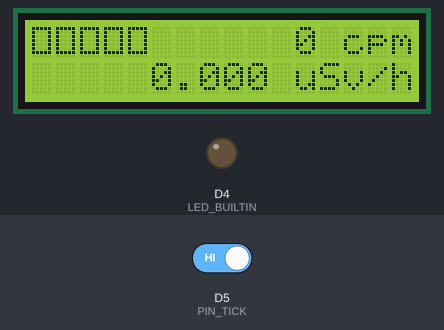
This program was run on a simulated ESP8266 (Wemos D1 mini). On the bench: 16×2 character LCD, output pins drawn as LEDs (lit = HIGH, except the on-board LED, lit = LOW). The inputs (shaded band) are chosen by the test bench; at power-on: D5 (PIN_TICK) HIGH. What the program prints to the serial monitor is not drawn.

Above: at 3.6 s.
3.7 s: D5 (PIN_TICK) driven LOW
At 6.4 s:
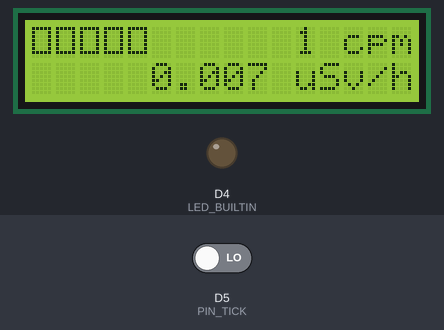
Timing chart, 0 to 7.9 s (numbered marks = the images above; inputs shaded):
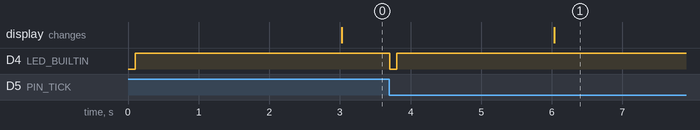

The program:

main.cpp
```cpp
#include <Arduino.h>
#include <LiquidCrystal_I2C.h>

LiquidCrystal_I2C lcd(0x27, 16, 2);

// the total count value
static volatile unsigned long counts = 0;
static volatile unsigned long triggered = 0;

static int secondcounts[60];
static unsigned long int secidx_prev = 0;
static unsigned long int count_prev = 0;
static unsigned long int second_prev = 0;

static unsigned long int lastTick = 0;

static bool ledState = false;

static const float SIEVERT_CONVERSION_FACTOR = 153.8;

#define PIN_TICK D5

#define MQTT_HOST "mosquitto.space.revspace.nl"
#define MQTT_PORT 1883

#define TOPIC_GEIGER "revspace/sensors/geiger"

#define LOG_PERIOD 3

static const char CHAR_SMILEY[8] = {
    B00000,
    B10001,
    B00000,
    B00000,
    B10001,
    B01110,
    B00000,
};

static const char CHAR_FULL[8] = {
    B11111,
    B11111,
    B11111,
    B11111,
    B11111,
    B11111,
    B11111,
};

static const char CHAR_EMPTY[8] = {
    B11111,
    B10001,
    B10001,
    B10001,
    B10001,
    B10001,
    B11111,
};

// interrupt routine
IRAM_ATTR static void tube_impulse(void)
{
  counts++;
  triggered++;
  lastTick = millis();
  ledState = !ledState;
}

void setup()
{
  Serial.begin(115200);
  // initialize LCD
  lcd.init();
  // turn on LCD backlight
  lcd.backlight();


  lcd.createChar(0, CHAR_SMILEY);
  lcd.createChar(1, CHAR_FULL);
  lcd.createChar(2, CHAR_EMPTY);

  // start counting
  memset(secondcounts, 0, sizeof(secondcounts));
  Serial.println("Starting count ...");

  pinMode(PIN_TICK, INPUT);
  pinMode(LED_BUILTIN, OUTPUT);
  attachInterrupt(digitalPinToInterrupt(PIN_TICK), tube_impulse, FALLING);
}

unsigned int calculateDanger(float usieverth, float dangerLevel)
{
  return usieverth / dangerLevel;
}

void printDanger(float usieverth)
{
  unsigned int maxdanger = 5;
  // 0: < 0.3 average dose in europe is around 0.1 to 0.3 uSv/h
  // 5: 5times the average of Europe
  unsigned int danger = calculateDanger(usieverth, 0.1);
  if (danger > maxdanger)
  {
    danger = maxdanger;
  }
  for (unsigned int i = 0; i < danger; i++)
  {
    lcd.write(1);
  }
  for (unsigned int i = danger; i < maxdanger; i++)
  {
    lcd.write(2);
  }
}

void loop()
{
  // update the circular buffer every second
  unsigned long int second = millis() / 1000;
  unsigned long int secidx = second % 60;
  if (secidx != secidx_prev)
  {
    // new second, store the counts from the last second
    unsigned long int count = counts;
    secondcounts[secidx_prev] = count - count_prev;
    count_prev = count;
    secidx_prev = secidx;
  }
  // report every LOG_PERIOD
  if ((second - second_prev) >= LOG_PERIOD)
  {
    second_prev = second;

    // calculate sum
    int cpm = 0;
    for (int i = 0; i < 60; i++)
    {
      cpm += secondcounts[i];
    }

    float usievert = cpm / SIEVERT_CONVERSION_FACTOR;

    lcd.setCursor(0, 0);
    printDanger(usievert);

    lcd.setCursor(9, 0);
    lcd.printf("%3d cpm", cpm);


    lcd.setCursor(5, 1);
    lcd.printf("%2.3f uSv/h", usievert);
  }
  // set the cursor to column 0, line 1
  // (note: line 1 is the second row, since counting begins with 0):

  // print the number of seconds since reset:
  digitalWrite(LED_BUILTIN, !(millis() - lastTick < 100));
  delay(10);
}
```

Measured:
- after the input at 3.7 s, D4 (LED_BUILTIN): HIGH → LOW at once, → HIGH 0.10 s later; the display: changes after 2.3 s (image 1)
